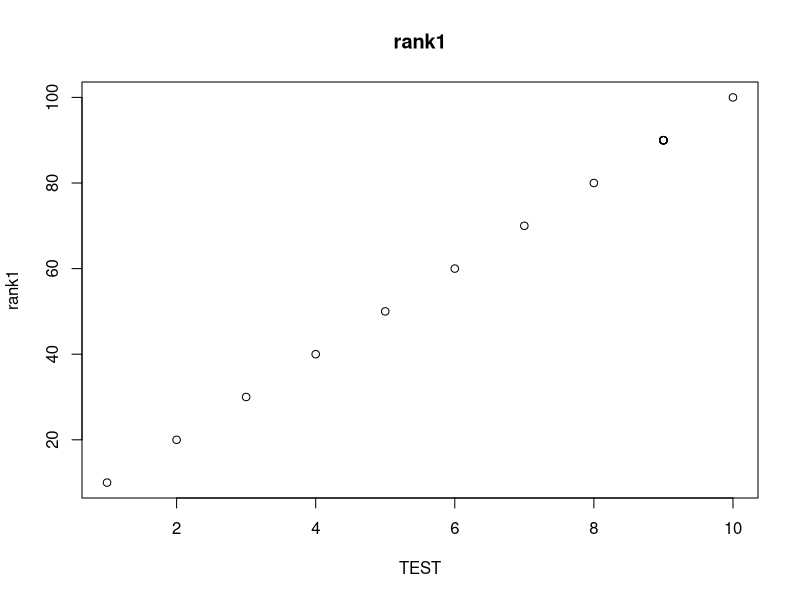
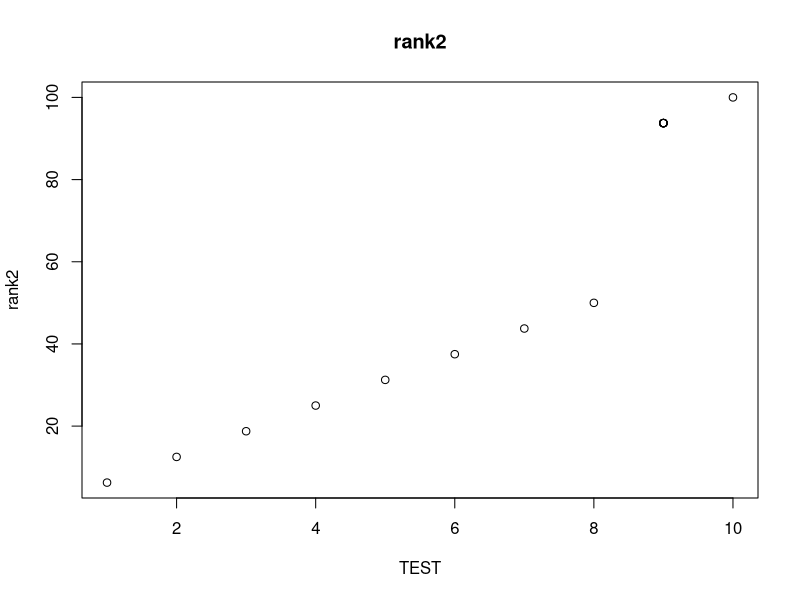

The R script that drew these images, in order:
# empirical cumulative distribution function
TEST <- c(1,2,3,4,5,6,7,8,9,9,9,9,9,9,9,10)
rank1 <- TEST / max(TEST) * 100
rank2 <- ecdf(TEST)(TEST) * 100
plot(TEST, rank1, main = "rank1")
plot(TEST, rank2, main = "rank2")
# class breaks
my_breaks <- c(-100, 5, 7, 100)
TEST <- seq(0, 10, by = 1)
cut(TEST, labels = FALSE, breaks = my_breaks, include.lowest = TRUE, right = FALSE) - 1
